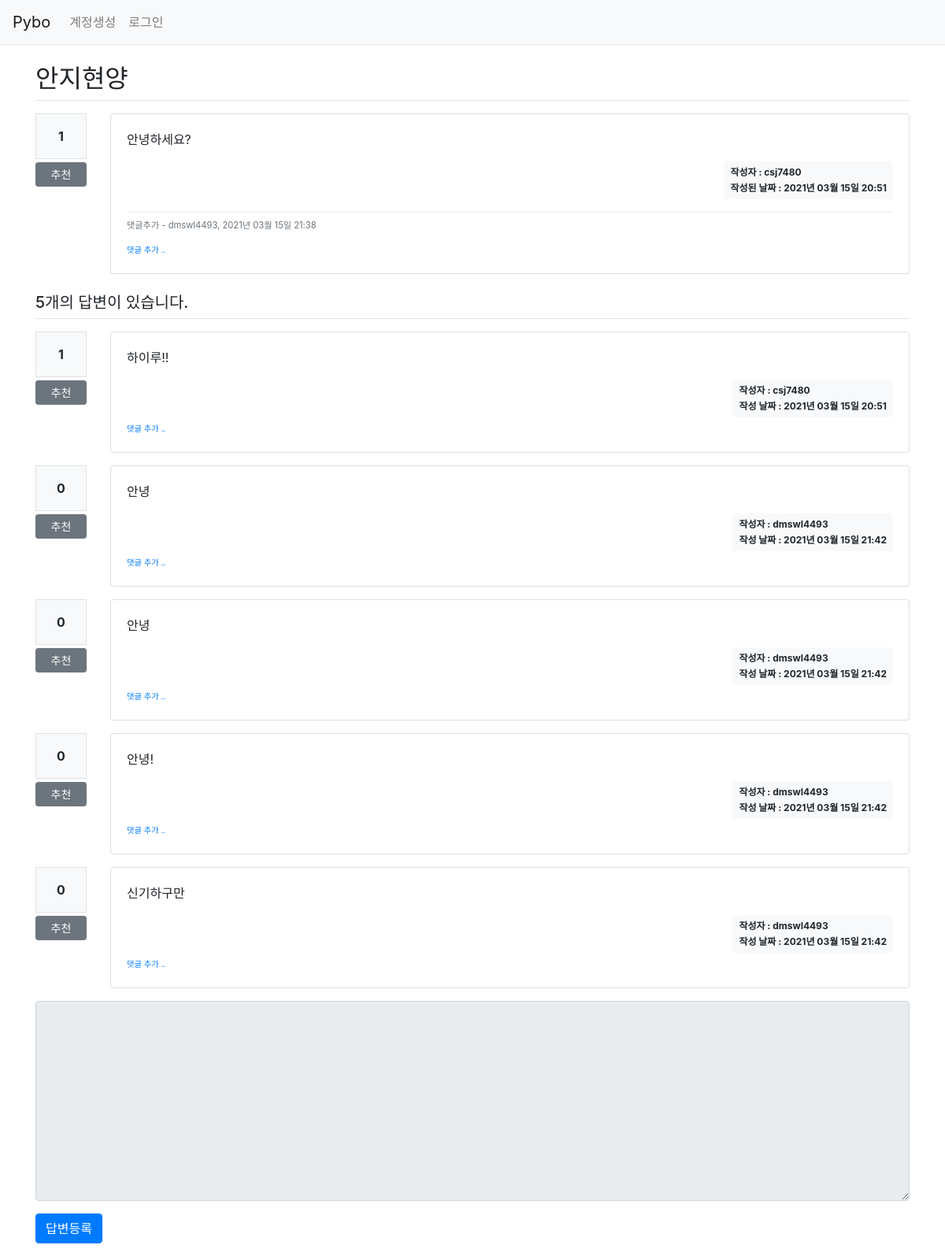
Before: /question/detail/2/ with the older database file.
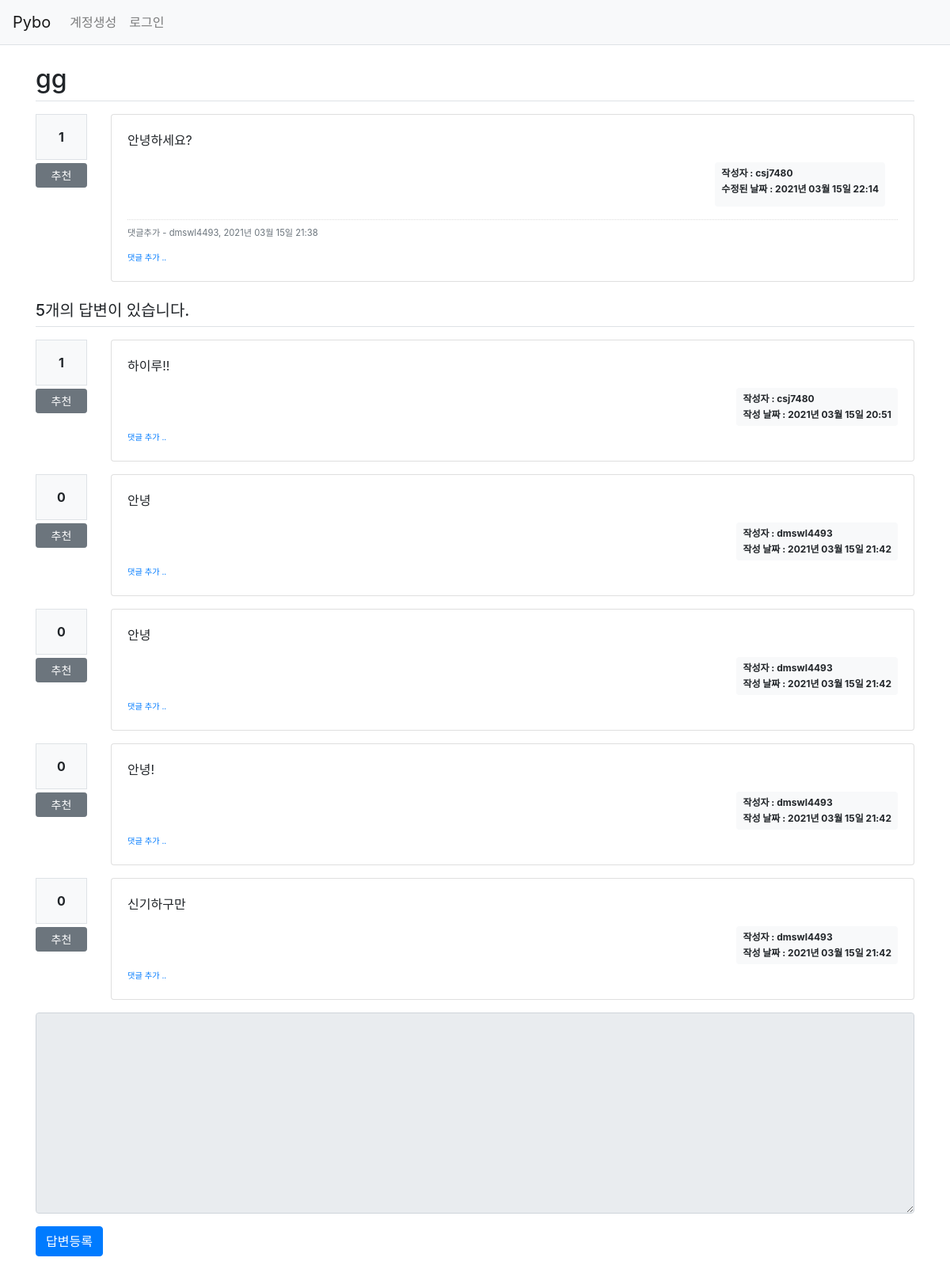
After: the same page with the newer database file.
### pybo/models.py (models this page shows)
class Question(db.Model):
    id = db.Column(db.Integer, primary_key=True)
    subject = db.Column(db.String(200), nullable=False)
    content = db.Column(db.Text(), nullable=False)
    create_date = db.Column(db.DateTime(), nullable=False)
    user_id = db.Column(db.Integer, db.ForeignKey('user.id', ondelete='CASCADE'), nullable=False)
    user = db.relationship('User', backref=db.backref('question_set'))
    modify_date = db.Column(db.DateTime(),nullable = True)
    voter= db.relationship('User', secondary=question_voter, backref = db.backref('question_voter_set'))

class User(db.Model):
    id = db.Column(db.Integer, primary_key=True)
    username = db.Column(db.String(150), unique=True, nullable=False)
    password = db.Column(db.String(200), nullable=False)
    email = db.Column(db.String(120), unique=True, nullable=False)

### pybo/views/question_views.py (the view)
@bp.route('/detail/<int:question_id>/')
def detail(question_id):
    form = AnswerForm()
    question = Question.query.get_or_404(question_id)
    return render_template('question/question_detail.html', question=question, form=form)

### pybo/forms.py
class AnswerForm(FlaskForm):
    content = TextAreaField('내용', validators=[DataRequired('내용은 필수입력 항목입니다.')])

### pybo/filter.py (called while the page is built)
def format_datetime(value, fmt='%Y년 %m월 %d일 %H:%M'):
    return value.strftime(fmt)

### pybo/views/auth_views.py (called while the page is built)
@bp.before_app_request
def load_logged_in_user():
    user_id = session.get('user_id')
    if user_id is None:
        g.user = None
    else:
        g.user = User.query.get(user_id)

### pybo/templates/question/question_detail.html (shortened to what the changed rows need)
{% extends 'base.html' %}
{% block content %}
<div class="container my-3">
    <h2 class="border-bottom py-2">{{ question.subject }}</h2>
    <div class = "row my-3">
      <div class = "col-1">
        </div>
        <div class = "col-11">
            <div class="card">
                <div class="card-body">
                    <div class="card-text">{{ question.content|markdown }}
                    </div>
                    <div class="d-flex justify-content-end">
                          {% if question.modify_date %}
                          <div class="badge badge-light p-2 text-left mx-3">
                              <div class="mb-2">작성자 : {{question.user.username}}</div>
                              <div class = "mb-2">수정된 날짜 : {{ question.modify_date|datetime }}</div>
                          </div>
                          {% else %}
                          <div class="badge badge-light p-2 text-left">
                            <div class = "mb-2">작성자 : {{question.user.username}} </div>
                            <div> 작성된 날짜 : {{ question.create_date|datetime }}</div>
                          </div>
                          {% endif %}
                    </div>
                  </div>
              </div>
        </div>
    </div>
    <h5 class="border-bottom my-3 py-2">{{ question.answer_set|length }}개의 답변이 있습니다.</h5>
    {% for answer in question.answer_set %}
    <div class="row my-3">
        <div class="col-1">
        </div>
      <div class="col-11">
      </div>
    </div>
    {% endfor %}
    <form action="{{ url_for('answer.create', question_id=question.id) }}" method="post" class="my-3">
        <div class="form-group">
        </div>
        <input type="submit" value="답변등록" class="btn btn-primary">
    </form>
</div>
{% endblock %}

Changed rows visible on the page:
changed Question "안녕하세요?": subject "안지현양" → "gg"; modify_date (not shown) → "2021년 03월 15일 22:14"; create_date "2021년 03월 15일 20:51" → (not shown)
Other visible differences:
text no longer shown: "작성된 날짜 :"
text now shown: "수정된 날짜 :"
